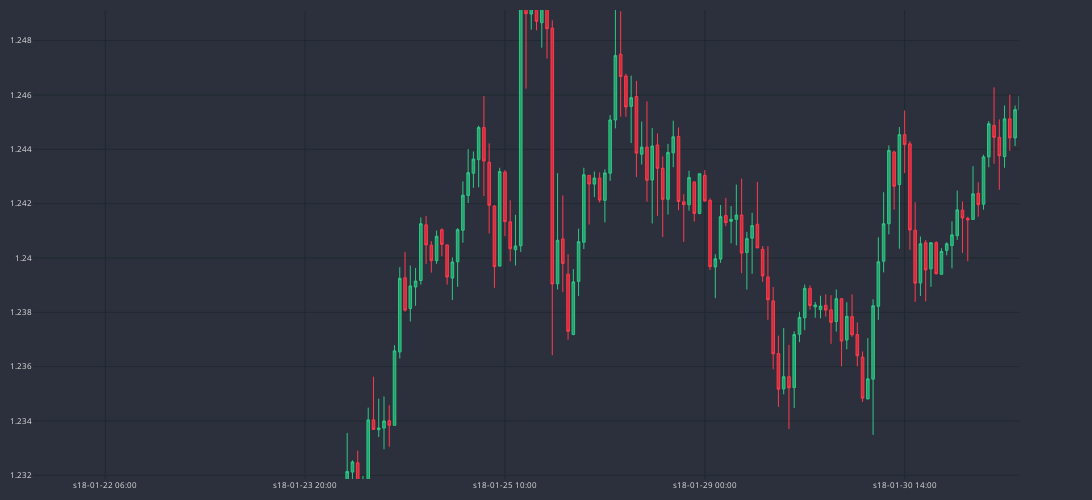

The code cell stored with this chart in its notebook:
### Code cell
df_plot = df_h1.iloc[:750]
cp = CandlePlot(df_plot, candles=True)
cp.show_plot(width=1100, height=500)

### Figure 1 — Plotly figure (JSON) as saved in the notebook; plotly's stock layout.template omitted (floating-point values rounded to 4 significant figures; data arrays with more than 128 entries replaced by an {"elided": "..."} marker saying what was removed)
{"data": [{"close": {"elided": "750 float values"}, "decreasing": {"fillcolor": "#CC2E3C", "line": {"color": "#FF3A4C"}}, "high": {"elided": "750 float values"}, "increasing": {"fillcolor": "#24A06B", "line": {"color": "#2EC886"}}, "line": {"width": 1}, "low": {"elided": "750 float values"}, "opacity": 1, "open": {"elided": "750 float values"}, "type": "candlestick", "x": {"elided": "750 str values"}}], "layout": {"dragmode": "pan", "font": {"color": "#e1e1e1", "size": 8}, "height": 500, "margin": {"b": 10, "l": 10, "r": 10, "t": 10}, "paper_bgcolor": "#2c303c", "plot_bgcolor": "#2c303c", "width": 1100, "xaxis": {"anchor": "y", "autorange": false, "domain": [0, 0.94], "gridcolor": "#1f292f", "nticks": 5, "range": [328.3, 515.8], "rangeslider": {"visible": false, "yaxis": {}}, "type": "category"}, "yaxis": {"anchor": "x", "autorange": false, "domain": [0, 1], "gridcolor": "#1f292f", "range": [1.232, 1.249]}, "yaxis2": {"anchor": "x", "gridcolor": "#1f292f", "overlaying": "y", "side": "right"}}}
